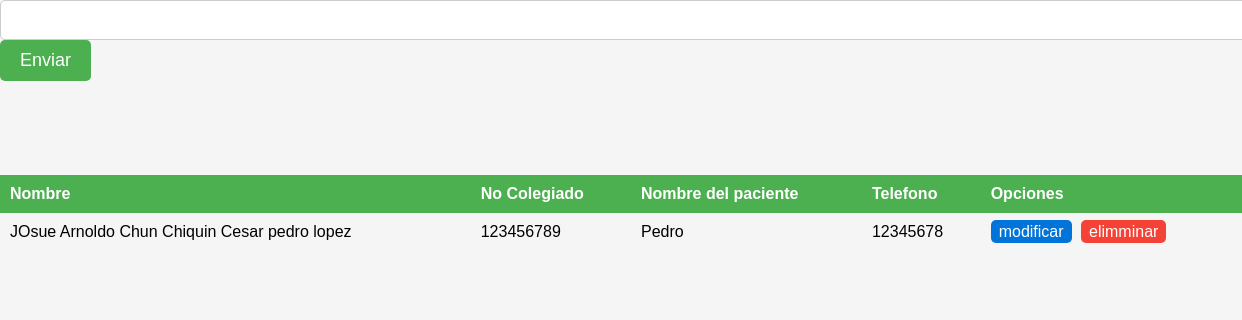
Page /editarmedico/ on the committed database.
### usuarios/models.py (models this page shows, shortened)
class medico(models.Model):
    Nombre = models.CharField(max_length=500)
    No_colegiado = models.IntegerField(validators=[validate_cole],unique=True)
    Especialidad= models.ForeignKey(Especialidad, on_delete=models.PROTECT)
    Diagnostico= models.TextField(max_length=1500)
    Tel = models.IntegerField(validators=[validate_tel])
    Email = models.EmailField(blank=True,null=True)
    Nombre_Paciente= models.CharField(max_length=500)

### usuarios/views.py (the view)
# urls.py: path('editarmedico/',modificarMedico, name="modifiMe"),
def modificarMedico(request):
    campo1=None
    if request.method == 'POST':
        campo1 = request.POST.get('campo2')
        personal = medico.objects.filter(Nombre=campo1)
    else:
        personal = medico.objects.all()
    data={
        'medico1':personal
    }
    return render(request, 'usuarios/modificarMedico.html',data)

### usuarios/templates/usuarios/modificarMedico.html (shortened to what this page needs)
<!DOCTYPE html>
<html lang="en">
<head>
</head>
<body>
    <form method="post" action="" >
        <input type="text" name="campo2" id="campo2">
        <button type="submit" value="Enviar" onclick="return validarCampo()">Enviar</button>
    </form>
    <br>
    <br>
    <br>
    <table class"table table-striped table-hover table-responsive-sm">
      <thead>
        <tr>
            <th>Nombre</th>
            <th>No Colegiado</th>
            <th>Nombre del paciente</th>
            <th>Telefono</th>
            <th style="max-width: 100px; overflow: hidden; text-overflow: ellipsis; white-space: nowrap;">Opciones</th>
        </tr>
    </thead>
    <tbody>
        {% for p in medico1 %}
        <tr>
            <td>{{ p.Nombre }}</td>
            <td>{{ p.No_colegiado}}</td>
            <td>{{ p.Nombre_Paciente }}</td>
            <td>{{ p.Tel }}</td>
            <td>
              <a href= "{% url 'modifi_Me2' p.id%}" class="btn btn-info btn-sm my-link">modificar<a>
                <a href= "{% url 'elimindar1' p.id%}" class="btn btn-info btn-sm my-link2">elimminar<a>
            </td>
        </tr>
        {% endfor %}
    </tbody>
    </table>
</body>
</html>

### usuarios/templates/usuarios/modificarMedico.html (style rules this page uses)
body { font-family: Arial, sans-serif; background-color: #f5f5f5; margin: 0; padding: 0; }
form { margin-bottom: 20px; }
form input[type="text"] { width: 100%; padding: 10px; border: 1px solid #ccc; border-radius: 5px; font-size: 16px; margin-right: 10px; }
form button { background-color: #4CAF50; color: #fff; padding: 10px 20px; border: none; border-radius: 5px; cursor: pointer; font-size: 18px; transition: background-color 0.3s; }
table { width: 100%; border-collapse: collapse; margin-top: 20px; }
th, td { padding: 10px; text-align: left; }
th { background-color: #4CAF50; color: #fff; }
.my-link { text-decoration: none; color: #fff; background-color: #0074d9; padding: 3px 8px; border-radius: 5px; margin-right: 5px; }
.my-link2 { text-decoration: none; color: #fff; background-color: #f44336; padding: 3px 8px; border-radius: 5px; margin-right: 5px; }

### rows in the picture
medico: Nombre "JOsue Arnoldo Chun Chiquin Cesar pedro lopez", No_colegiado "123456789", Nombre_Paciente "Pedro", Tel "12345678"
